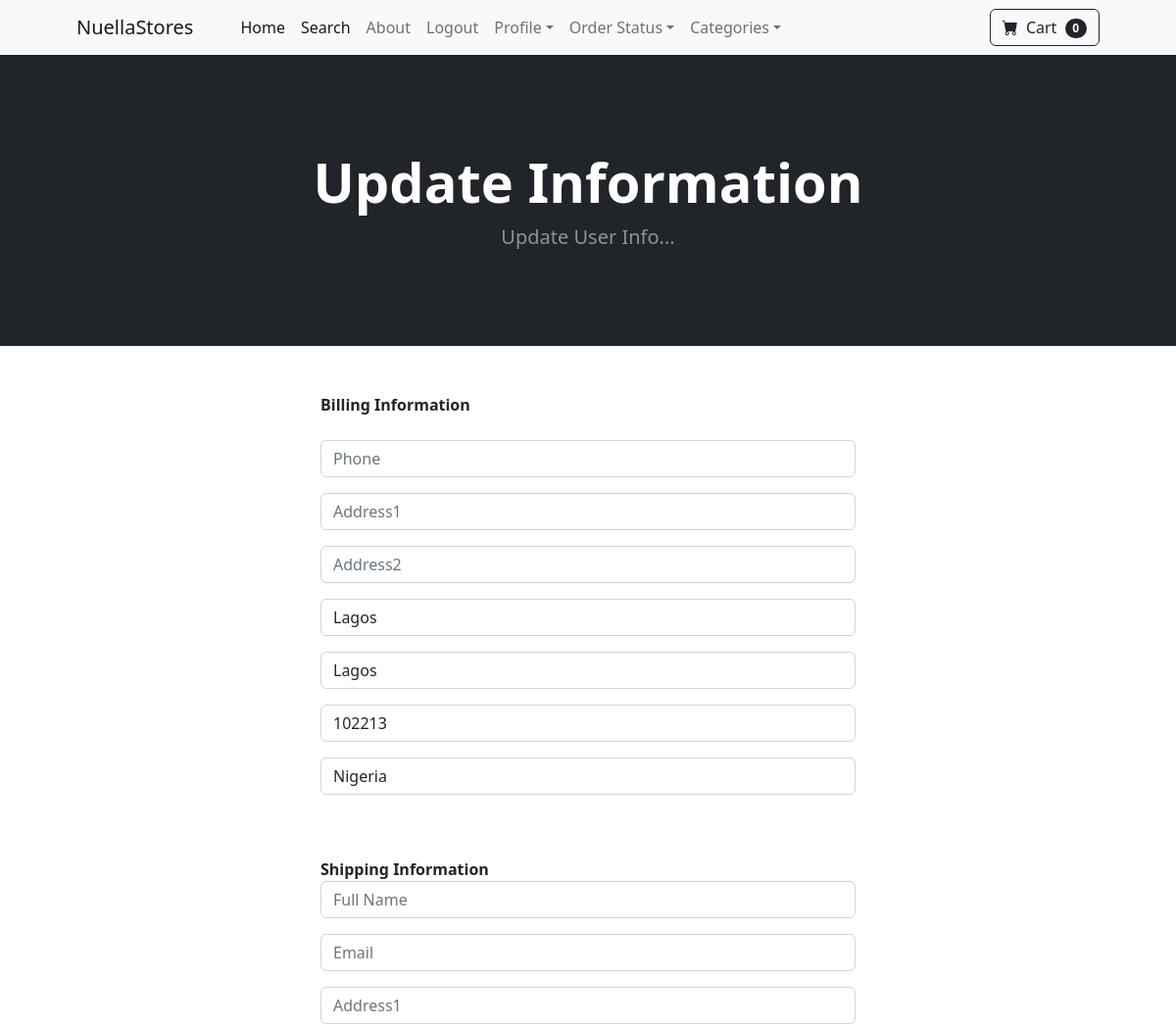
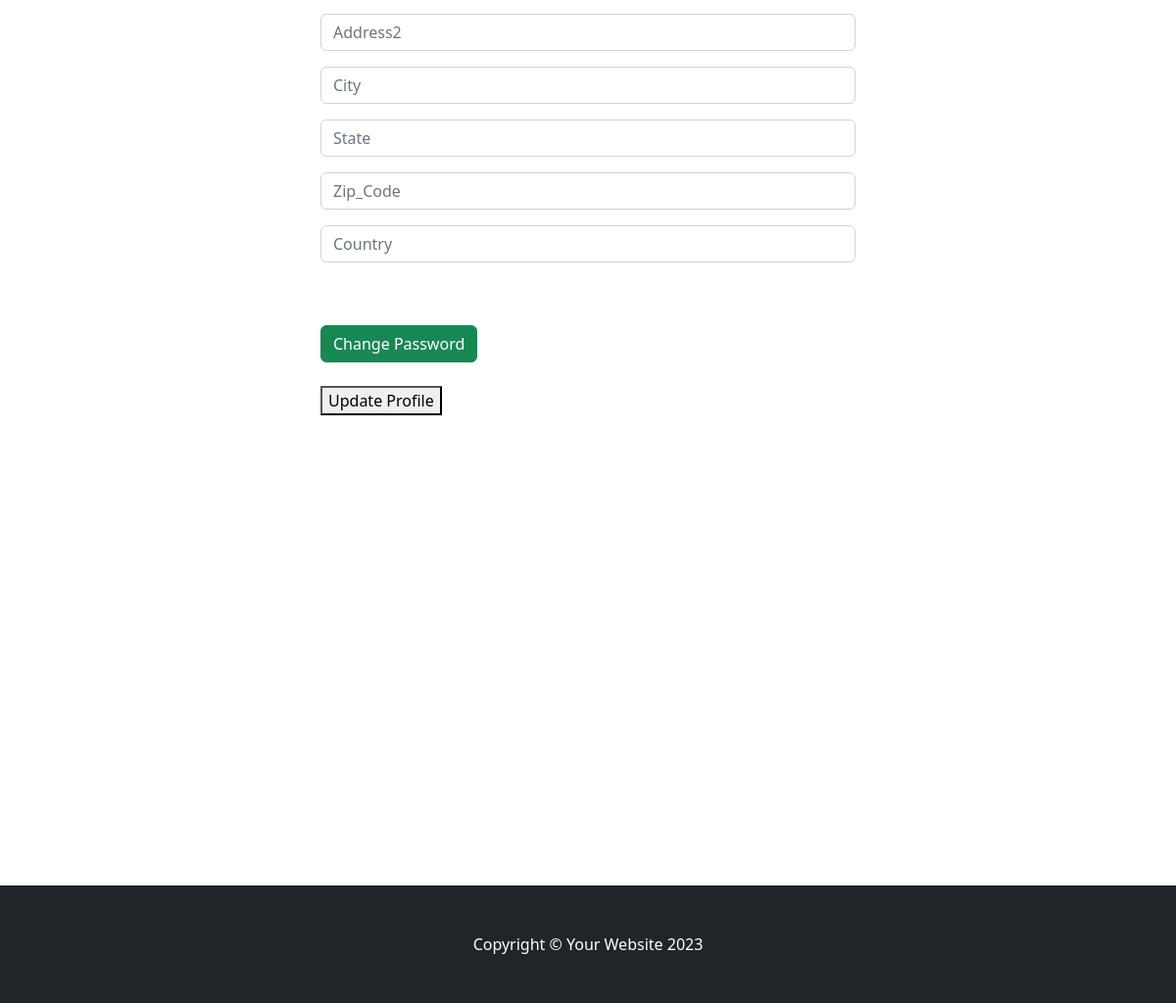
The page /update_info/ (signed in) on the database its author committed (2 pictures, top to bottom).
### Store/models.py (models this page shows, shortened)
class Profile(models.Model):
    user = models.OneToOneField(User, on_delete=models.CASCADE)
    date_modified = models.DateTimeField(auto_now=True)
    phone = models.CharField(max_length=20, default='', blank=True)
    address1 = models.CharField(max_length=20, default='', blank=True)
    address2 = models.CharField(max_length=20, default='', blank=True)
    city = models.CharField(max_length=20, default='', blank=True)
    state = models.CharField(max_length=20, default='', blank=True)
    zip_code = models.CharField(max_length=20, default='', blank=True)
    country = models.CharField(max_length=20, default='', blank=True)
    old_cart = models.CharField(max_length=20, default='', blank=True)

### Store/views.py (the view)
# urls.py: path('update_info/', views.update_info, name="update_info"),
def update_info(request):
    if request.user.is_authenticated:
        current_user = Profile.objects.get(user__id = request.user.id)
        shipping_user = ShippingAddress.objects.filter(id = request.user.id).first()
        form = UserInfoForm(request.POST or None, instance = current_user)
        shipping_form = ShippingForm(request.POST or None, instance = shipping_user)
        return render(request, 'update_info.html', {'form': form, 'shipping_form': shipping_form})
        if form.is_valid() or shipping_form.is_valid():
            form.save()
            shippinf_form.save()
            messages.success(request, "Your Information has been Updated!!")
            return redirect('home')
    else:
        messages.success(request, "You must be Logged in to access this page!!")
        return redirect('home')

### Store/forms.py
class UserInfoForm(forms.ModelForm):
    phone = forms.CharField(label = "", widget = forms.TextInput(attrs={'class':'form-control', 'placeholder':'Phone'}), required = False)
    address1 = forms.CharField(label = "", widget = forms.TextInput(attrs={'class':'form-control', 'placeholder':'Address1'}), required = False)
    address2 = forms.CharField(label = "", widget = forms.TextInput(attrs={'class':'form-control', 'placeholder':'Address2'}), required = False)
    city = forms.CharField(label = "", widget = forms.TextInput(attrs={'class':'form-control', 'placeholder':'City'}), required = False)
    state = forms.CharField(label = "", widget = forms.TextInput(attrs={'class':'form-control', 'placeholder':'State'}), required = False)
    zip_code = forms.CharField(label = "", widget = forms.TextInput(attrs={'class':'form-control', 'placeholder':'Zip-Code'}), required = False)
    country = forms.CharField(label = "", widget = forms.TextInput(attrs={'class':'form-control', 'placeholder':'Country'}), required = False)
    class Meta:
        model = Profile
        fields = ('phone', 'address1', 'address2', 'city', 'state', 'zip_code', 'country', )

### Cart/cart.py (called while the page is built)
    def __len__(self):
        return len(self.cart)

### Cart/context_processors.py (called while the page is built)
def cart(request):
    return{"cart": Cart(request)}

### Store/templates/update_info.html (shortened to what this page needs)
{% extends 'base.html' %}
{% block content %}
<header class="bg-dark py-5">
    <div class="container px-4 px-lg-5 my-5">
        <div class="text-center text-white">
            <h1 class="display-4 fw-bolder">Update Information</h1>
            <p class="lead fw-normal text-white-50 mb-0">Update User Info...</p>
        </div>
    </div>
</header>
<div class = "container">
    <div class = "row">
            <div class="col-md-6 offset-md-3">
                <strong>Billing Information</strong>
                <br></br>
                <form method="POST" action="{% url 'update_info' %}">
                   {{ form.as_p }}
                   <br></br>
                   <strong>Shipping Information</strong>
                   {{ shipping_form.as_p }}
                   <br></br>
                   <a href = "{% url 'update_password' %}" class = "btn btn-success">Change Password</a>
                   <button type="submit" class="btn-secondary">
                    Update Profile
                   </button>
                   </form>
            </div>
    </div>
</div>
{% endblock %}

### rows shown on the page
Profile: city "Lagos", state "Lagos", zip_code "102213", country "Nigeria"

### other values the page prints
{{ cart|length }} "0"
